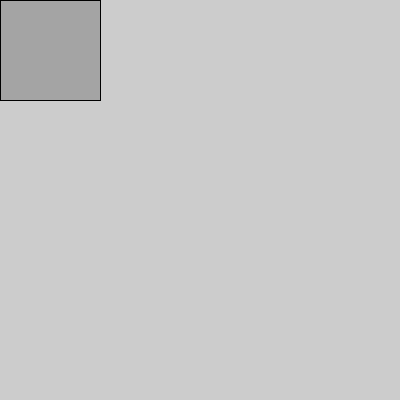
Frame 1 (no input)
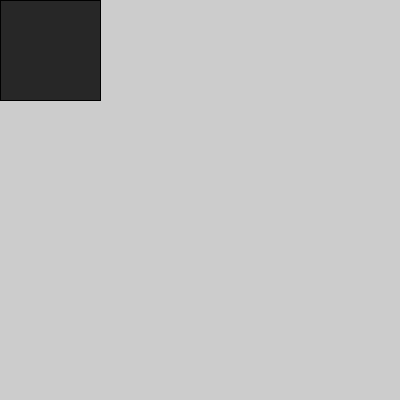
Frame 60 (the mouse pressed at the canvas centre just before this capture)
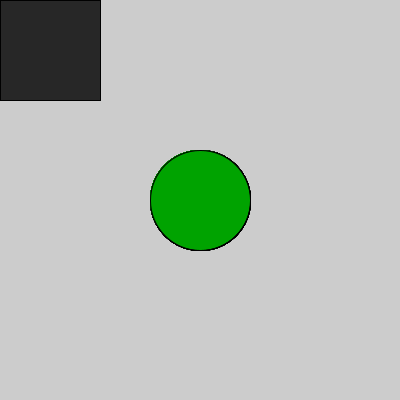
Frame 120 (the mouse held since frame 60 and released just before this capture)

The Processing sketch that drew these frames (run headless with seeded random() and noise(); from frame 60 on, the mouse is pressed at the canvas centre):

// Processing sketch: aula08_g2_ex1
// ── aula08_g2_ex1.pde
void setup() {
  size(400, 400);
}
void draw() {
    if(mouseX>=200){
  fill(0,random(255),0);
  ellipse(mouseX, mouseY, 100, 100);
  }else{
  fill(random(255));
  rect(mouseX,mouseY,100,100);
  }
  println(mouseX + " - " + mouseY);
}
